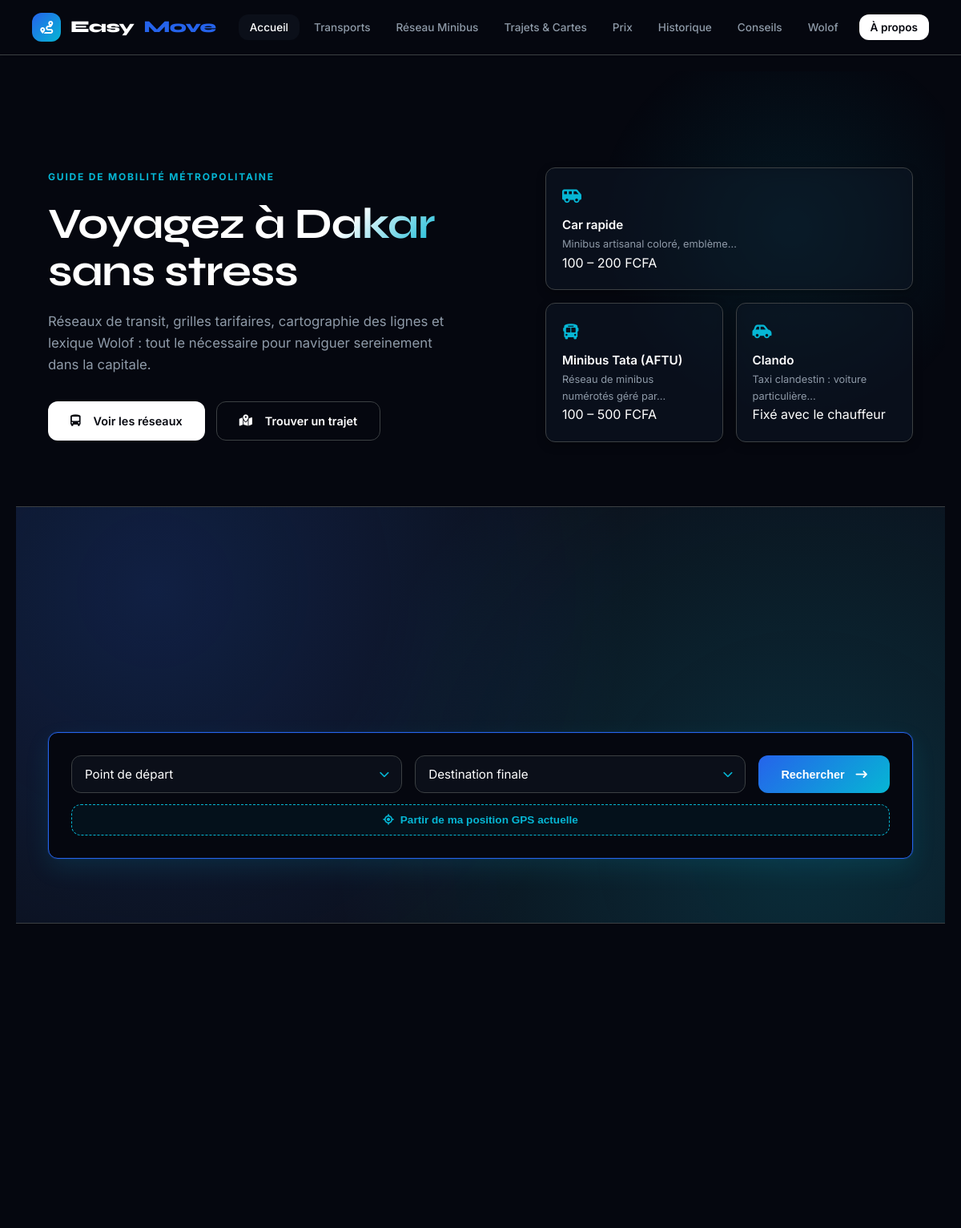
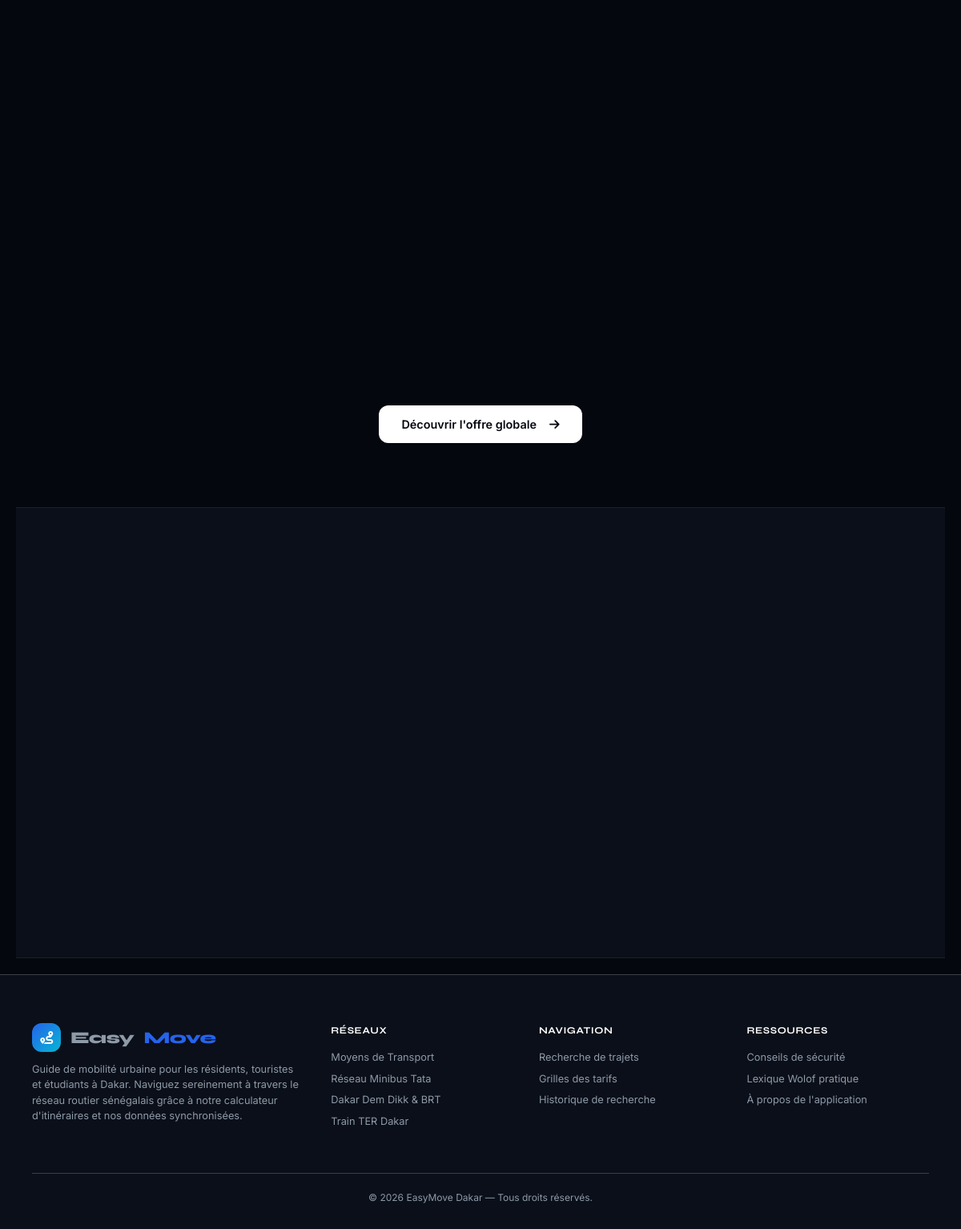
The page / on the database its author committed (2 pictures, top to bottom).
### tables this page shows
CREATE TABLE moyens_transport (
    id_transport    INTEGER PRIMARY KEY AUTOINCREMENT,
    nom             TEXT NOT NULL,
    image_url       TEXT,             -- URL/Chemin de l'image réelle (ex: /static/img/BRT.jpg)
    description     TEXT,
    cout_min        INTEGER,          -- en FCFA
    cout_max        INTEGER,          -- en FCFA
    niveau_confort  TEXT,             -- 'Faible', 'Moyen', 'Élevé'
    disponibilite   TEXT,             -- ex: '24h/24', 'Heures de bureau'
    avantages       TEXT,
    inconvenients   TEXT
, capacite_max INTEGER);

### app.py (the view)
@app.route("/")
def accueil():
    transports = database.get_tous_les_transports()
    phrases = database.get_toutes_les_phrases()
    lieux = database.get_tous_les_lieux()
    historique = database.get_historique_recent(limite=3)
    return render_template(
        "index.html",
        transports_apercu=transports[:3],
        phrases_apercu=phrases[:3],
        lieux=lieux,
        historique_apercu=historique,
        stats=get_stats(),
        active_page="accueil",
    )

### app.py (called while the page is built)
def get_stats():
    lignes = database.get_toutes_les_lignes_bus()
    return {
        "transports": len(database.get_tous_les_transports()),
        "trajets": len(database.get_tous_les_trajets()),
        "phrases": len(database.get_toutes_les_phrases()),
        "conseils": len(database.get_tous_les_conseils()),
        "lignes": len(lignes),
        "lignes_tata": len([l for l in lignes if l["est_minibus"]]),
        "arrets": database.get_nombre_arrets(),
        "lieux": database.get_nombre_lieux(),
    }

### database.py (called while the page is built)
def get_connection():
    conn = sqlite3.connect(DB_PATH)
    conn.row_factory = sqlite3.Row
    conn.execute("PRAGMA foreign_keys = ON")
    return conn

def get_tous_les_lieux():
    conn = get_connection()
    lieux = conn.execute(
        "SELECT * FROM lieux ORDER BY type_lieu, nom"
    ).fetchall()
    conn.close()
    return lieux

def get_tous_les_transports():
    conn = get_connection()
    transports = conn.execute(
        "SELECT * FROM moyens_transport ORDER BY cout_min"
    ).fetchall()
    conn.close()
    return transports

def get_toutes_les_phrases():
    conn = get_connection()
    phrases = conn.execute(
        "SELECT * FROM phrases_wolof ORDER BY situation, id_phrase"
    ).fetchall()
    conn.close()
    return phrases

def get_tous_les_conseils():
    conn = get_connection()
    conseils = conn.execute(
        "SELECT * FROM conseils ORDER BY categorie, id_conseil"
    ).fetchall()
    conn.close()
    return conseils

def get_nombre_arrets():
    conn = get_connection()
    n = conn.execute("SELECT COUNT(*) AS n FROM arrets").fetchone()["n"]
    conn.close()
    return n

def get_nombre_lieux():
    conn = get_connection()
    n = conn.execute("SELECT COUNT(*) AS n FROM lieux").fetchone()["n"]
    conn.close()
    return n

def get_toutes_les_lignes_bus(seulement_minibus=False):
    conn = get_connection()
    query = "SELECT * FROM lignes_bus"
    if seulement_minibus:
        query += " WHERE est_minibus = 1"
    query += " ORDER BY numero_ligne"
    lignes = conn.execute(query).fetchall()
    conn.close()
    return lignes

def get_historique_recent(limite=10):
    conn = get_connection()
    try:
        historique = conn.execute("""
            SELECT * FROM historique_recherches
            ORDER BY date_recherche DESC
            LIMIT ?
        """, (limite,)).fetchall()
    except sqlite3.OperationalError:
        historique = []
    conn.close()
    return historique

### templates/index.html (shortened to what this page needs)
{% extends "base.html" %}
{% from "_icons.html" import vignette_transport, icone_transport %}
{% block content %}
    <section class="hero">
        <div class="container">
            <div class="hero-inner">
                <div class="hero-text">
                    <div class="hero-eyebrow">Guide de mobilité métropolitaine</div>
                    <h1>Voyagez à <em>Dakar</em> sans stress</h1>
                    <p>Réseaux de transit, grilles tarifaires, cartographie des lignes et lexique Wolof : tout le nécessaire pour naviguer sereinement dans la capitale.</p>
                    <div class="hero-btns">
                        <a href="{{ url_for('transports') }}" class="btn-primary">
                            <i class="fa-solid fa-bus-simple" style="margin-right: 6px;"></i> Voir les réseaux
                        </a>
                        <a href="{{ url_for('trajets') }}" class="btn-secondary">
                            <i class="fa-solid fa-map-location-dot" style="margin-right: 6px;"></i> Trouver un trajet
                        </a>
                    </div>
                </div>
                <div class="hero-visual">
                    {% for t in transports_apercu %}
                    <div class="hero-card-mini">
                        <div class="hcm-icon">
                            <i class="fa-solid {{ icone_transport(t.nom) }}"></i>
                        </div>
                        <div class="hcm-title">{{ t.nom }}</div>
                        <div class="hcm-sub">{{ t.description|truncate(45) }}</div>
                        <div class="hcm-prix">{% if t.nom == 'Clando' %}Fixé avec le chauffeur{% else %}{{ "{:,}".format(t.cout_min).replace(",", " ") }} – {{ "{:,}".format(t.cout_max).replace(",", " ") }} FCFA{% endif %}</div>
                    </div>
                    {% endfor %}
                </div>
            </div>
        </div>
    </section>
    <section class="section search-section">
        <div class="container">
            <form action="{{ url_for('resultat_trajet') }}" method="GET" class="search-form">
                <div class="route-picker-grid">
                    <div class="select-wrapper">
                        <select name="depart" id="selectDepart" required class="select-custom">
                            <option value="" disabled selected>Point de départ</option>
                        </select>
                    </div>
                    <div class="select-wrapper">
                        <select name="arrivee" id="selectArrivee" required class="select-custom">
                            <option value="" disabled selected>Destination finale</option>
                        </select>
                    </div>
                    <button type="submit" class="btn-primary">
                        Rechercher <i class="fa-solid fa-arrow-right-long" style="margin-left: 4px;"></i>
                    </button>
                </div>
                <button type="button" id="btnMaPosition" class="btn-geoloc" style="margin-top: 14px;">
                    <i class="fa-solid fa-location-crosshairs"></i> Partir de ma position GPS actuelle
                </button>
            </form>
        </div>
    </section>
    <section class="section">
        <div class="container">
            <div style="text-align: center; margin-top: 40px;">
                <a href="{{ url_for('transports') }}" class="btn-primary">
                    Découvrir l'offre globale <i class="fa-solid fa-arrow-right" style="margin-left: 6px;"></i>
                </a>
            </div>
        </div>
    </section>
    <section class="section section-alt" style="border-top: 1px solid var(--border-light); border-bottom: 1px solid var(--border-light);">
        <div class="container">
        </div>
    </section>
{% endblock %}

### templates/base.html (shortened to what this page needs)
<!DOCTYPE html>
<html lang="fr">
<head>
    <link rel="stylesheet" href="https://cdnjs.cloudflare.com/ajax/libs/font-awesome/6.4.0/css/all.min.css">
    <link rel="stylesheet" href="https://unpkg.com/leaflet@1.9.4/dist/leaflet.css"
 />
    <link rel="stylesheet" href="{{ url_for('static', filename='css/style.css') }}">
</head>
<body class>
    <nav class="navbar">
        <div class="container">
            <div class="navbar-inner">
                <a href="{{ url_for('accueil') }}" class="logo">
                    <div class="logo-icon"><i class="fa-solid fa-route"></i></div>
                    Easy<em>Move</em>
                </a>
                <ul class="nav-links" id="navLinks">
                    <li><a href="{{ url_for('accueil') }}" class="{{ 'active' if active_page == 'accueil' }}">Accueil</a>
                    </li>
                    <li><a href="{{ url_for('transports') }}"
                            class="{{ 'active' if active_page == 'transports' }}">Transports</a></li>
                    <li><a href="{{ url_for('minibus') }}" class="{{ 'active' if active_page == 'minibus' }}">Réseau
                            Minibus</a></li>
                    <li><a href="{{ url_for('trajets') }}" class="{{ 'active' if active_page == 'trajets' }}">Trajets &amp;
                            Cartes</a></li>
                    <li><a href="{{ url_for('prix') }}" class="{{ 'active' if active_page == 'prix' }}">Prix</a></li>
                    <li><a href="{{ url_for('historique') }}"
                            class="{{ 'active' if active_page == 'historique' }}">Historique</a></li>
                    <li><a href="{{ url_for('conseils') }}" class="{{ 'active' if active_page == 'conseils' }}">Conseils</a>
                    </li>
                    <li><a href="{{ url_for('wolof') }}" class="{{ 'active' if active_page == 'wolof' }}">Wolof</a></li>
                    <li><a href="{{ url_for('apropos') }}" class="nav-cta {{ 'active' if active_page == 'apropos' }}">À
                            propos</a></li>
                </ul>
            </div>
        </div>
    </nav>
    <main class="main-content">
        {% block content %}{% endblock %}
    </main>
    <footer>
        <div class="container">
            <div class="footer-grid">
                <div class="footer-brand">
                    <div class="logo">
                        <div class="logo-icon"><i class="fa-solid fa-route"></i></div>
                        Easy<em>Move</em>
                    </div>
                    <p>Guide de mobilité urbaine pour les résidents, touristes et étudiants à Dakar. Naviguez
                        sereinement à travers le réseau routier sénégalais grâce à notre calculateur d'itinéraires et
                        nos données synchronisées.</p>
                </div>
                <div class="footer-col">
                    <h4>Réseaux</h4>
                    <a href="{{ url_for('transports') }}">Moyens de Transport</a>
                    <a href="{{ url_for('minibus') }}">Réseau Minibus Tata</a>
                    <a href="{{ url_for('transports') }}">Dakar Dem Dikk &amp; BRT</a>
                    <a href="{{ url_for('transports') }}">Train TER Dakar</a>
                </div>
                <div class="footer-col">
                    <h4>Navigation</h4>
                    <a href="{{ url_for('trajets') }}">Recherche de trajets</a>
                    <a href="{{ url_for('prix') }}">Grilles des tarifs</a>
                    <a href="{{ url_for('historique') }}">Historique de recherche</a>
                </div>
                <div class="footer-col">
                    <h4>Ressources</h4>
                    <a href="{{ url_for('conseils') }}">Conseils de sécurité</a>
                    <a href="{{ url_for('wolof') }}">Lexique Wolof pratique</a>
                    <a href="{{ url_for('apropos') }}">À propos de l'application</a>
                </div>
            </div>
            <div class="footer-bottom">
                <span>&copy; 2026 EasyMove Dakar — Tous droits réservés.</span>
            </div>
        </div>
    </footer>
</body>
</html>

### templates/_icons.html (shortened to what this page needs)
{% macro icone_transport(nom) -%}
{%- if 'Jakarta' in nom or 'moto' in nom -%}fa-motorcycle
{%- elif 'BRT' in nom -%}fa-bus-simple
{%- elif 'TER' in nom -%}fa-train-subway
{%- elif 'Bus' in nom or 'Tata' in nom or 'AFTU' in nom or 'Dikk' in nom -%}fa-bus
{%- elif 'Clando' in nom -%}fa-car-side
{%- elif 'Taxi' in nom -%}fa-taxi
{%- elif 'rapide' in nom -%}fa-van-shuttle
{%- elif 'Avion' in nom -%}fa-plane
{%- elif 'Ferry' in nom -%}fa-ship
{%- elif 'places' in nom -%}fa-car-side
{%- else -%}fa-route
{%- endif -%}
{%- endmacro %}

### rows shown on the page
moyens_transport: nom "Car rapide", description "Minibus artisanal coloré, emblème...", cout_min "100", cout_max "200"
moyens_transport: nom "Minibus Tata (AFTU)", description "Réseau de minibus numérotés géré par...", cout_min "100", cout_max "500"
moyens_transport: nom "Clando", description "Taxi clandestin : voiture particulière...", shows "Fixé avec le chauffeur"
